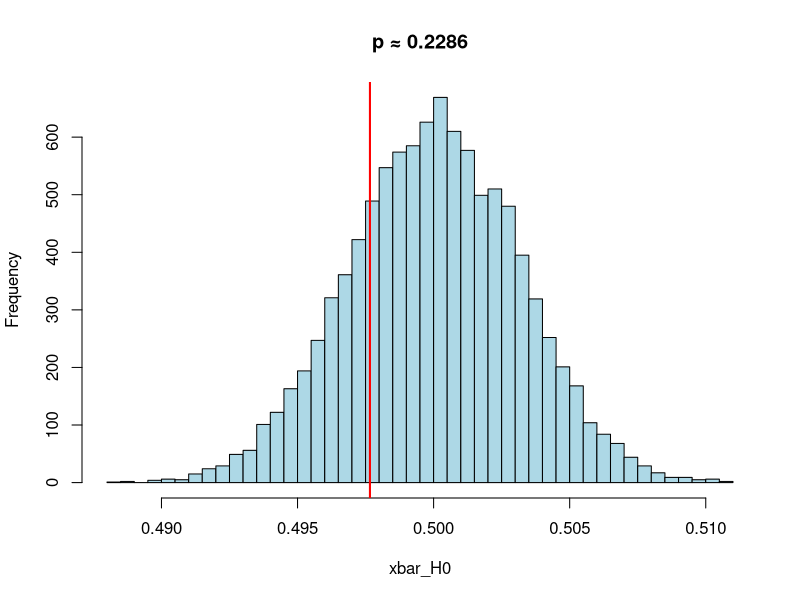

R code for this plot:
# Empirical p-value (no t-test): underfilling example
set.seed(123); mu0<-0.500; mu1<-0.495; sd<-0.01; n<-10
xbar_H0 <- replicate(1e4, mean(rnorm(n, mu0, sd)))
obs     <- mean(rnorm(n, mu1, sd))
pval    <- mean(xbar_H0 <= obs)
hist(xbar_H0, breaks=40, col="lightblue", main=paste("p ≈", round(pval,4))); abline(v=obs,col="red",lwd=2)
